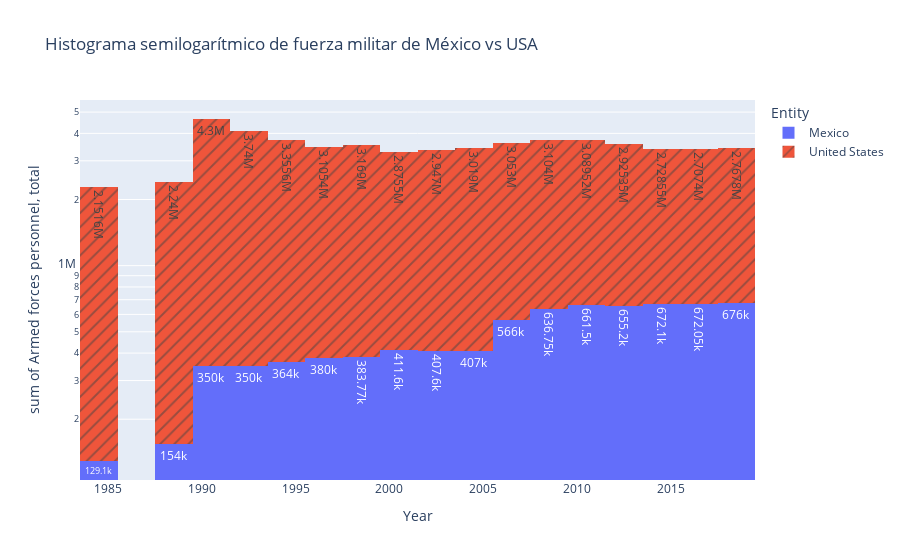

The code cell stored with this chart in its notebook:
### Code cell
data=df_afp.groupby(["Code","Entity","Year"])["Armed forces personnel, total"].max().reset_index()
data_Mexico=data.where(data["Entity"]=="Mexico").dropna()
data_Mexico=data_Mexico.merge(data.where(data["Entity"]=="United States").dropna(),how="outer")
fig_hist_data_Mexico=px.histogram(data_Mexico,x="Year",y="Armed forces personnel, total",color="Entity",
            text_auto='1s',pattern_shape="Entity",title="Histograma semilogarítmico de fuerza militar de México vs USA",
            nbins=20,log_y=True)
fig_hist_data_Mexico.show()

### Figure 1 — Plotly figure (JSON) as saved in the notebook; plotly's stock layout.template omitted (floating-point values rounded to 4 significant figures)
{"data": [{"alignmentgroup": "True", "bingroup": "x", "histfunc": "sum", "hovertemplate": "Entity=Mexico<br>Year=%{x}<br>sum of Armed forces personnel, total=%{y}<extra></extra>", "legendgroup": "Mexico", "marker": {"color": "#636efa", "pattern": {"shape": ""}}, "name": "Mexico", "nbinsx": 20, "offsetgroup": "Mexico", "orientation": "v", "showlegend": true, "texttemplate": "%{value:1s}", "type": "histogram", "x": [1985, 1989, 1990, 1991, 1992, 1993, 1994, 1995, 1996, 1997, 1998, 1999, 2000, 2001, 2002, 2003, 2004, 2005, 2006, 2007, 2008, 2009, 2010, 2011, 2012, 2013, 2014, 2015, 2016, 2017, 2018, 2019], "xaxis": "x", "y": [129100, 154000, 175000, 175000, 175000, 175000, 175000, 189000, 190000, 190000, 190000, 193770, 207800, 203800, 203800, 203800, 203000, 204000, 280000, 286000, 305000, 331750, 331750, 329750, 329750, 325450, 336050, 336050, 336050, 336000, 348000, 328000], "yaxis": "y"}, {"alignmentgroup": "True", "bingroup": "x", "histfunc": "sum", "hovertemplate": "Entity=United States<br>Year=%{x}<br>sum of Armed forces personnel, total=%{y}<extra></extra>", "legendgroup": "United States", "marker": {"color": "#EF553B", "pattern": {"shape": "/"}}, "name": "United States", "nbinsx": 20, "offsetgroup": "United States", "orientation": "v", "showlegend": true, "texttemplate": "%{value:1s}", "type": "histogram", "x": [1985, 1989, 1990, 1991, 1992, 1993, 1994, 1995, 1996, 1997, 1998, 1999, 2000, 2001, 2002, 2003, 2004, 2005, 2006, 2007, 2008, 2009, 2010, 2011, 2012, 2013, 2014, 2015, 2016, 2017, 2018, 2019], "xaxis": "x", "y": [2151600, 2240000, 2180000, 2120000, 1920000, 1820000, 1720000, 1635600, 1572100, 1533300, 1594000, 1575000, 1454800, 1420700, 1467000, 1480000, 1473000, 1546000, 1498000, 1555000, 1540000, 1563996, 1569417, 1520100, 1492200, 1433150, 1381250, 1347300, 1348400, 1359000, 1379800, 1388000], "yaxis": "y"}], "layout": {"barmode": "relative", "legend": {"title": {"text": "Entity"}, "tracegroupgap": 0}, "title": {"text": "Histograma semilogarítmico de fuerza militar de México vs USA"}, "xaxis": {"anchor": "y", "domain": [0, 1], "title": {"text": "Year"}}, "yaxis": {"anchor": "x", "domain": [0, 1], "title": {"text": "sum of Armed forces personnel, total"}, "type": "log"}}}
